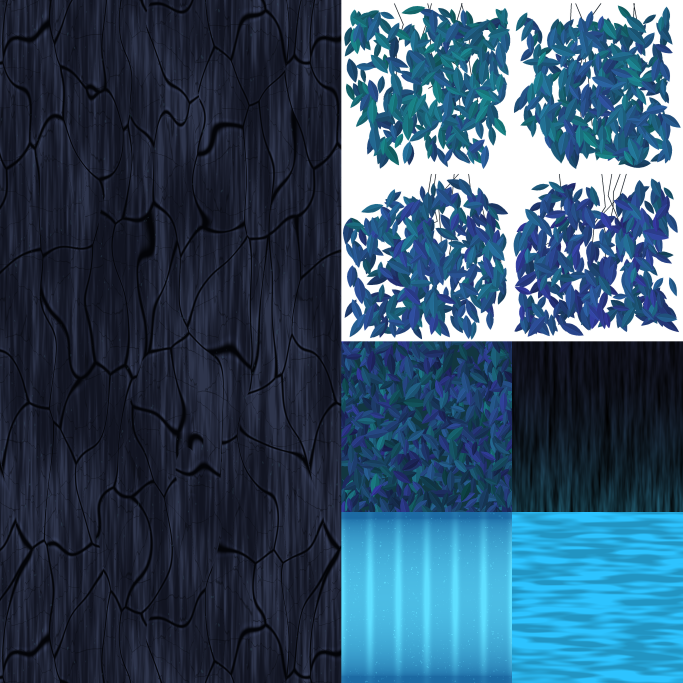
#> input picture tools/veil-tree/veil_atlas.png, 2048 x 2048 px, given in place of Grass004_1K-JPG_Color.jpg, which was not available (shown at 1/3 size); the run also reads 1 picture not shown here
$ python make_ground.py ../veil-tree ../colossus/reports/colossus_01_lod0_crystal_map.png out.png
#> lines starting #> are read from the running program, lines starting #| are printed output that depends on the picture; pictures that were not available may be replaced by others from this repository, and a replacement may not be noted
"""Turns two real photo-scanned CC0 ground sets into the grass ground the terrain wears (public/textures/grass/). Replaces the old generated "turf"
(a procedural texture that read as carpet).

    python3 tools/textures/make_ground.py <Grass004 dir> <leafy_grass dir> [outdir]

Sources (CC0, no credit needed; given anyway in public/textures/grass/CREDITS.md):
  grass   "Grass004" from ambientCG (https://ambientcg.com/view?id=Grass004), the 1K-JPG zip: Grass004_1K-JPG_{Color,NormalGL,Roughness}.jpg
  litter  "Leafy Grass" from Poly Haven (https://polyhaven.com/a/leafy_grass), the 1k JPGs renamed leafy_grass_{diff,nor_gl}.jpg
          (https://dl.polyhaven.org/file/ph-assets/Textures/jpg/1k/leafy_grass/leafy_grass_{diff,nor_gl}_1k.jpg)

The terrain shader (src/materials.js) lays the grass everywhere grass grows, sampled at two scales and angles so its repeat never shows, and lays the
litter in big soft patches over it (leaf fall and trampled ground). Both photos are toned to the old turf's brightness and a shared dark green-olive
(the world is a dark twilight: do not brighten the night), keeping their own detail. Outputs, all 1024 x 1024 JPEG (quality 86, about 1 MB in all):
  ground-grass_albedo.jpg, ground-grass_normal.jpg, ground-grass_roughness.jpg, ground-litter_albedo.jpg, ground-litter_normal.jpg
"""
import os
import sys

import numpy as np
from PIL import Image

grass_dir, litter_dir = sys.argv[1], sys.argv[2]
out = sys.argv[3] if len(sys.argv) > 3 else 'public/textures/grass'
os.makedirs(out, exist_ok=True)

LUMA = np.array([0.299, 0.587, 0.114])
# target mean colour (sRGB 0..1) of each: the old turf's brightness (luma about 0.25), the grass a little greener, the litter olive-brown and darker
TARGET = {'grass': np.array([0.215, 0.29, 0.115]), 'litter': np.array([0.25, 0.235, 0.14])}


def load(path, mode='RGB'):
#> called with path = '../veil-tree/Grass004_1K-JPG_Color.jpg', mode = 'RGB'
    return np.asarray(Image.open(path).convert(mode), float) / 255.0
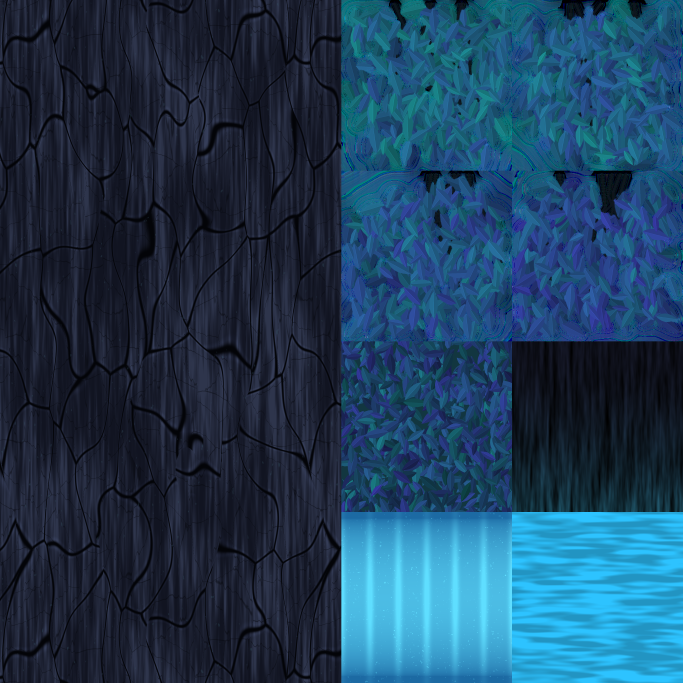
#> returned value: shape (2048, 2048, 3) float64 (shown at 1/3 size); mean of channels 0, 1, 2 0.116, 0.244, 0.352; drawn as R, G, B


def tone(rgb, target, contrast=1.0):
    """Keep the photo's detail (its deviation from its own mean, per channel) and move its mean to `target`."""
#> called with target = array of shape (3,), contrast = 1.1
    mean = rgb.reshape(-1, 3).mean(0)
#> mean = [0.116, 0.244, 0.352]
    lum = rgb @ LUMA
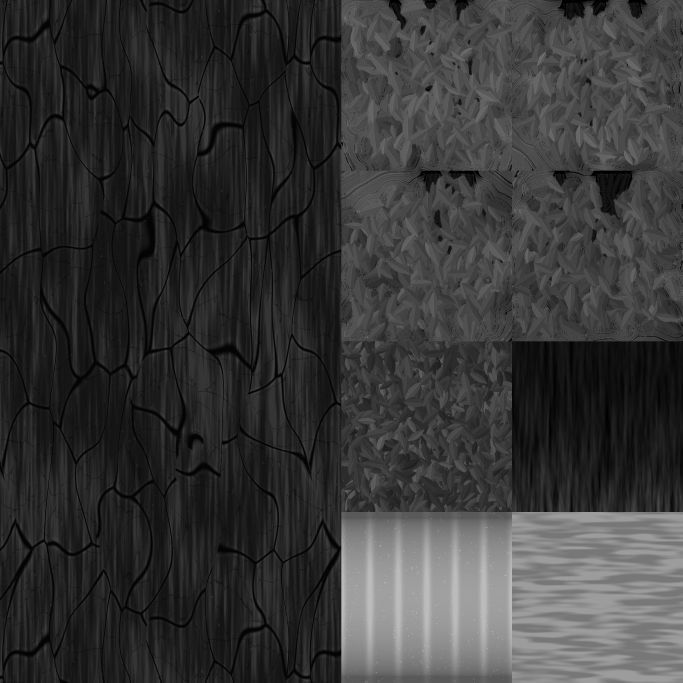
#> lum: shape (2048, 2048) float64 (shown at 1/3 size); min 0, max 0.736, mean 0.218
    detail = (lum - lum.mean())[..., None] * contrast                 # brightness detail, shared by all channels
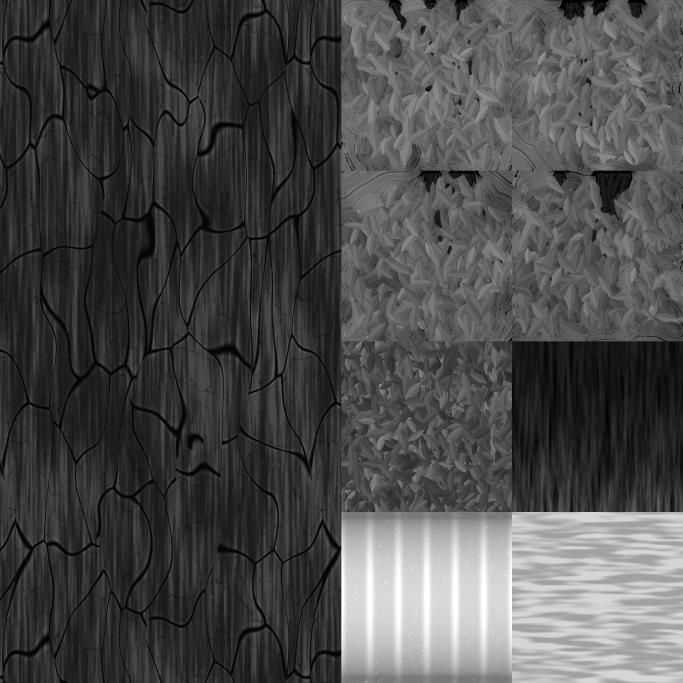
#> detail: shape (2048, 2048, 1) float64 (shown at 1/3 size); min -0.24, max 0.57, mean 7.05e-19; drawn with min black and max white
    hue = rgb / np.maximum(lum[..., None], 1e-3)                        # the photo's own colour variation (a yellow blade, a red leaf)
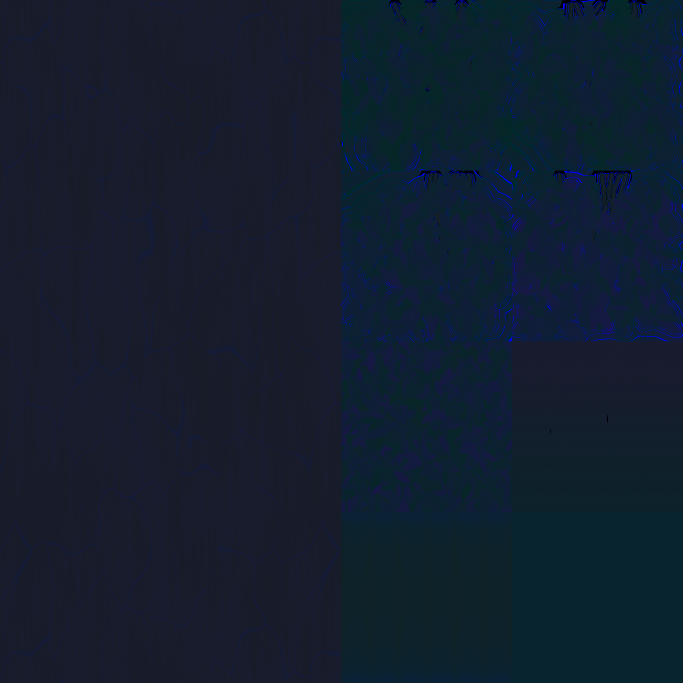
#> hue: shape (2048, 2048, 3) float64 (shown at 1/3 size); mean R, G, B 0.639, 1.06, 1.63; drawn with min black and max white
    hue = hue / (mean / max(mean @ LUMA, 1e-3))                          # relative to its average colour
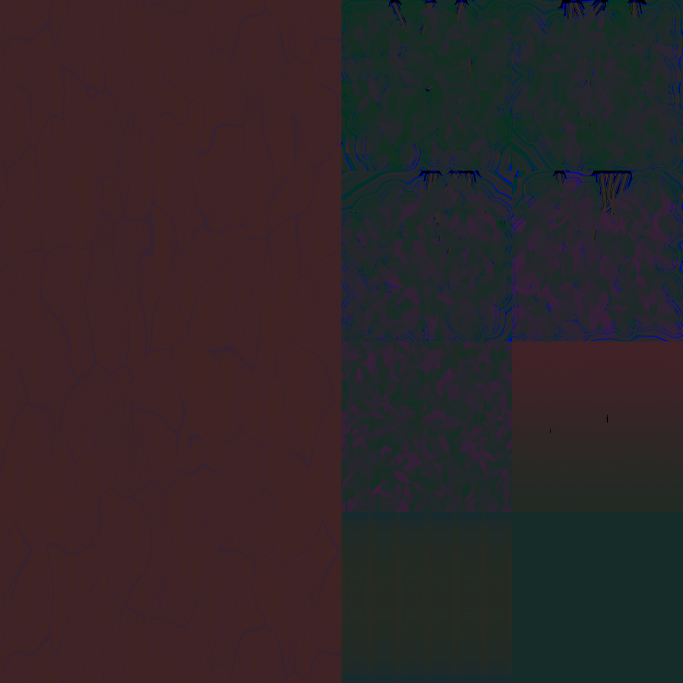
#> hue: shape (2048, 2048, 3) float64 (shown at 1/3 size); mean R, G, B 1.21, 0.944, 1.01; drawn with min black and max white
    base = target * hue
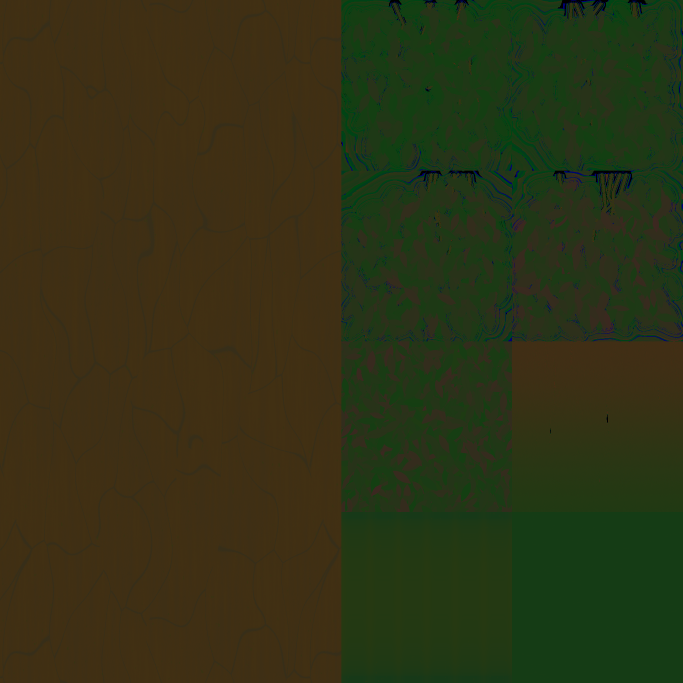
#> base: shape (2048, 2048, 3) float64 (shown at 1/3 size); mean R, G, B 0.259, 0.274, 0.116; drawn with min black and max white
    res = base * (1.0 + detail / max(lum.mean(), 1e-3))
    return np.clip(res, 0.0, 1.0)
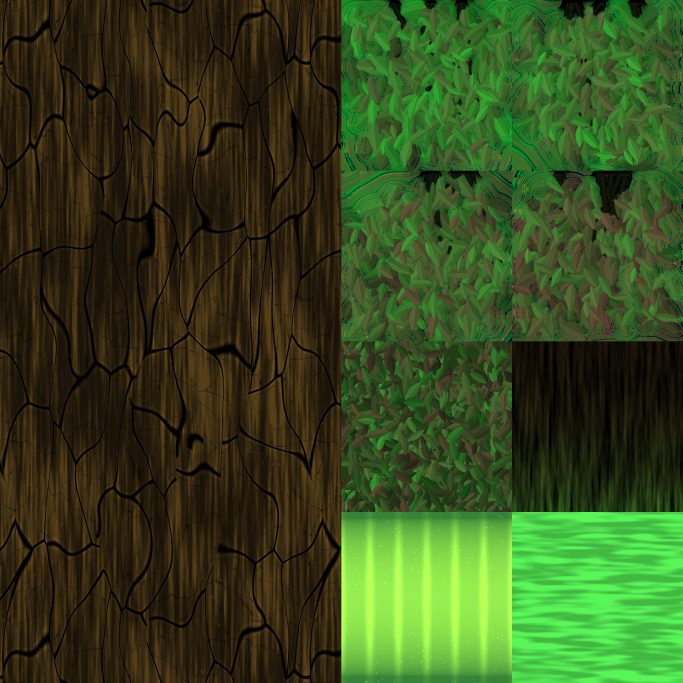
#> returned value: shape (2048, 2048, 3) float64 (shown at 1/3 size); mean of channels 0, 1, 2 0.211, 0.291, 0.115; drawn as R, G, B


def save(arr, name, mode='RGB'):
#> called with name = 'ground-grass_albedo.jpg', mode = 'RGB'
    img = Image.fromarray((np.clip(arr, 0, 1) * 255 + 0.5).astype(np.uint8), mode)
    img.save(os.path.join(out, name), quality=86)
    print(name, os.path.getsize(os.path.join(out, name)) // 1024, 'KB', 'mean', np.round(arr.reshape(-1, arr.shape[-1] if arr.ndim == 3 else 1).mean(0), 3))
#| ground-grass_albedo.jpg 684 KB mean [0.211 0.291 0.115]


g = load(os.path.join(grass_dir, 'Grass004_1K-JPG_Color.jpg'))
save(tone(g, TARGET['grass'], 1.1), 'ground-grass_albedo.jpg')
save(load(os.path.join(grass_dir, 'Grass004_1K-JPG_NormalGL.jpg')), 'ground-grass_normal.jpg')
#> (the run stopped early here; a loop or call above may not have finished)
